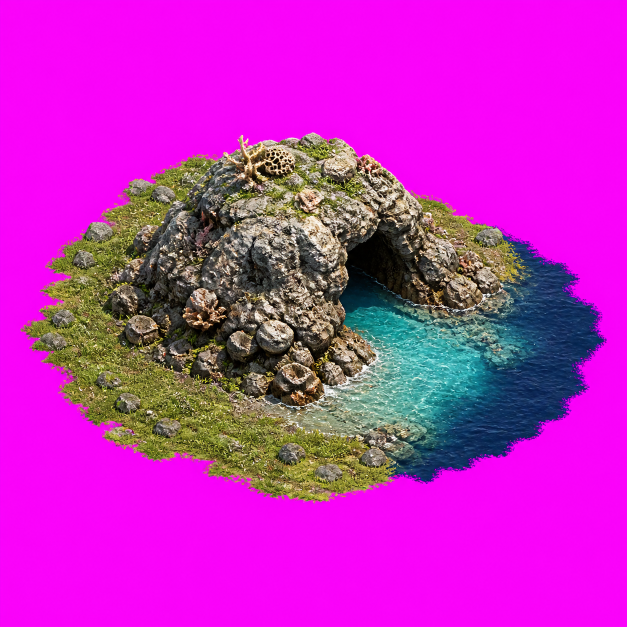
#> input picture design/act1-towns/dungeon-refs/coastal-reef-raw.png, 1254 x 1254 px (shown at 1/2 size)
$ python -i eval_town_plate.py   (imports and definitions only)
#> lines starting #> are read from the running program, lines starting #| are printed output that depends on the picture
#!/usr/bin/env python3
"""Judge one art-first town plate: the gate, then what the phone actually draws.

The gate alone has passed a candidate the owner rejected on sight (v6), so this always renders the
device view beside the shipped plate as well. A number and a picture, never one without the other.
"""
from __future__ import annotations
import argparse, os, subprocess, sys
import numpy as np
from PIL import Image, ImageDraw, ImageFont

ROOT = os.path.dirname(os.path.dirname(os.path.abspath(__file__)))
SHIP = os.path.join(ROOT, "public/act1-hifi/town/portSapphire-screen.png")


def device_view(path, at=(30.0, 29.0), out_px=940):
#> called with at = (30, 29), out_px = 940
    im = Image.open(path).convert("RGB")
#> im is the input picture: PIL image 1254x1254 RGB; mean R, G, B 194.4, 40.5, 188.6
    apw = im.size[0] / 1040.0                 # art px per world px
#> apw = 1.21
    V = int(round(208 * apw))                 # the town camera shows 208 world px
#> V = 251
    cx, cy = at[0] * 16 * apw, at[1] * 16 * apw
#> cx = 578.8; cy = 559.5
    l = int(np.clip(cx - V / 2, 0, im.size[0] - V)); t = int(np.clip(cy - V / 2, 0, im.size[1] - V))
#> after `l = int(np.clip(cx - V / 2, 0, im.size[0] - V))`: l = 453
#> after `t = int(np.clip(cy - V / 2, 0, im.size[1] - V))`: t = 433
    return im.crop((l, t, l + V, t + V)).resize((out_px, out_px), Image.NEAREST)
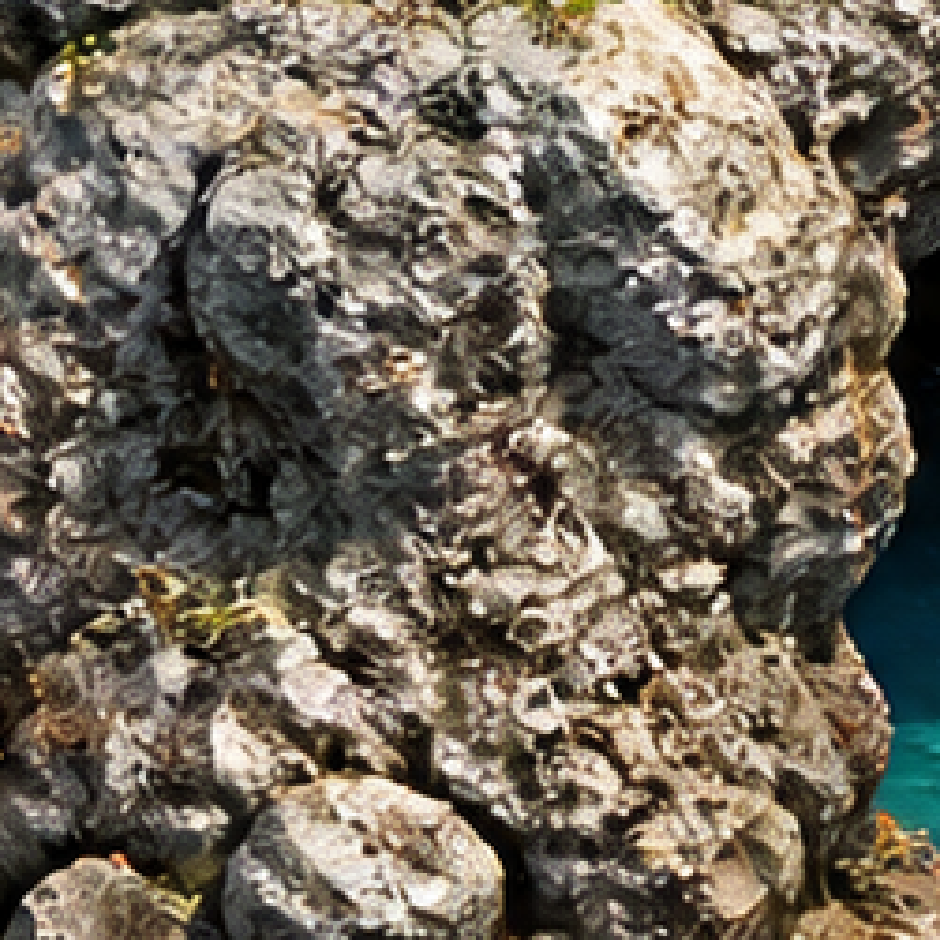
#> returned value: PIL image 940x940 RGB; mean R, G, B 115.4, 106, 92.4


def main():
    ap = argparse.ArgumentParser()
    ap.add_argument("plate")
    ap.add_argument("--at", default="30.0,29.0")
    ap.add_argument("--out", default=os.path.join(ROOT, "design/act1-towns/ground/plate-eval.png"))
    a = ap.parse_args()
    at = tuple(float(v) for v in a.at.split(","))

    r = subprocess.run([sys.executable, os.path.join(ROOT, "scripts/check_town_finish.py"), a.plate,
                        "--layout-ref", SHIP, "--report"], capture_output=True, text=True)
    print(r.stdout.strip())
    r2 = subprocess.run([sys.executable, os.path.join(ROOT, "scripts/check_town_finish.py"), a.plate,
                         "--layout-ref", SHIP], capture_output=True, text=True)
    verdict = "PASS" if r2.returncode == 0 else "FAIL"
    print("\n" + verdict)
    if verdict == "FAIL":
        print(r2.stdout.split("FAIL", 1)[-1].strip()[:1400])

    panels = [("SHIPPED — the painted plate", device_view(SHIP, at)),
              ("CANDIDATE — " + os.path.basename(a.plate), device_view(a.plate, at)),
              ("whole plate", Image.open(a.plate).convert("RGB").resize((940, 940), Image.LANCZOS))]
    pad, lab = 14, 46
    W = 940 * len(panels) + pad * (len(panels) + 1)
    out = Image.new("RGB", (W, 940 + lab + pad * 2), (18, 19, 32))
    d = ImageDraw.Draw(out)
    try:
        f = ImageFont.truetype("/System/Library/Fonts/Supplemental/Arial Bold.ttf", 25)
    except Exception:
        f = None
    for i, (t, im) in enumerate(panels):
        x = pad * (i + 1) + 940 * i
        out.paste(im, (x, lab + pad))
        d.text((x, 12), t, fill=(240, 225, 190), font=f)
    out.save(a.out)
    print("  ->", os.path.relpath(a.out, ROOT))
    return 0 if verdict == "PASS" else 1


# [2 lines not run here, left out]

>>> result = device_view('../design/act1-towns/dungeon-refs/coastal-reef-raw.png')

$ run again, on design/act1-towns/dungeon-refs/darkfang-raw.png
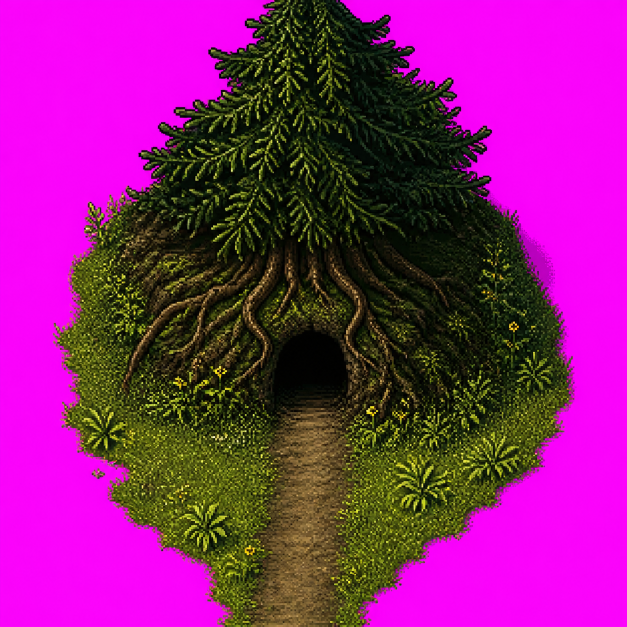
#> input picture design/act1-towns/dungeon-refs/darkfang-raw.png, 1254 x 1254 px (shown at 1/2 size)
#> in device_view, im is the input picture: PIL image 1254x1254 RGB; mean R, G, B 141.2, 31.8, 122.1
#> in device_view, `return im.crop((l, t, l + V, t + V)).resize((out_px, out_px), Image.NE..`:
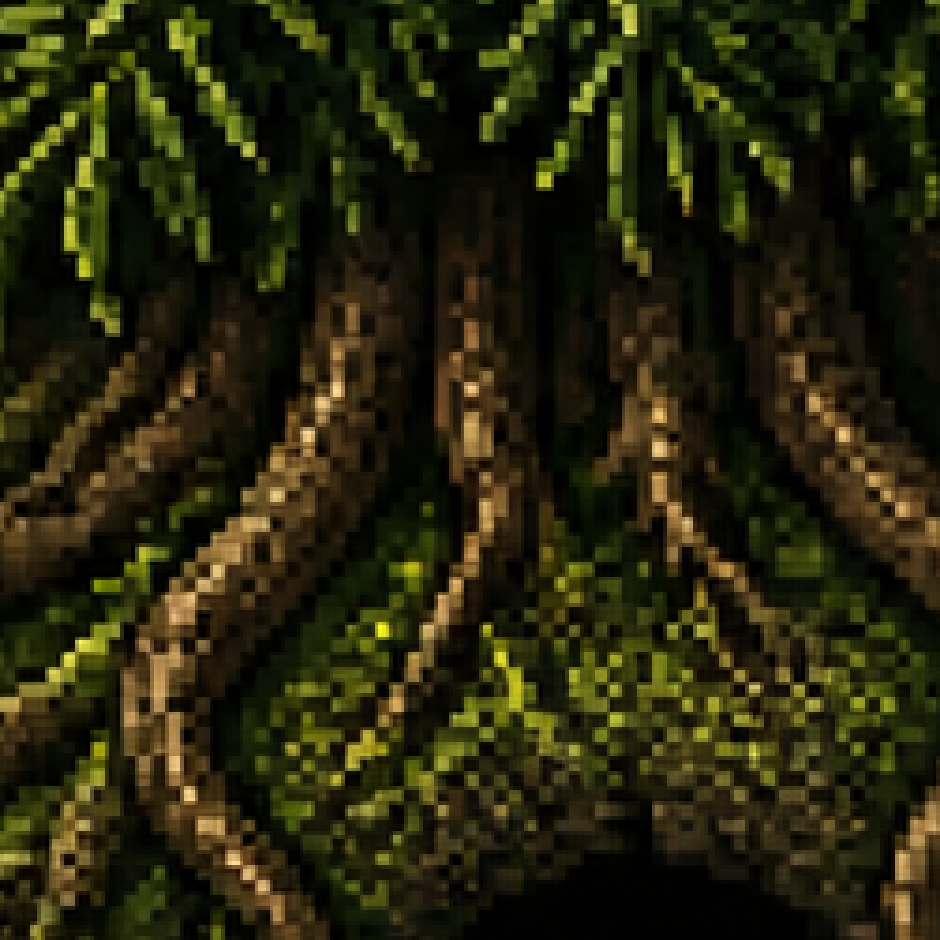
#> returned value: PIL image 940x940 RGB; mean R, G, B 38.7, 36.7, 12.8
